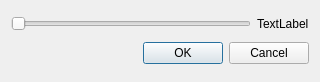
<?xml version="1.0" encoding="UTF-8"?>
<ui version="4.0">
 <class>LTRDialog</class>
 <widget class="QDialog" name="LTRDialog">
  <property name="geometry">
   <rect>
    <x>0</x>
    <y>0</y>
    <width>320</width>
    <height>82</height>
   </rect>
  </property>
  <property name="sizePolicy">
   <sizepolicy hsizetype="Fixed" vsizetype="Fixed">
    <horstretch>0</horstretch>
    <verstretch>0</verstretch>
   </sizepolicy>
  </property>
  <property name="windowTitle">
   <string>Edit Desired Limb Trunk Ratio (LTR)</string>
  </property>
  <layout class="QGridLayout" name="gridLayout_2">
   <item row="0" column="0">
    <layout class="QGridLayout" name="gridLayout">
     <item row="0" column="0">
      <widget class="QSlider" name="hs_ltr">
       <property name="orientation">
        <enum>Qt::Horizontal</enum>
       </property>
      </widget>
     </item>
     <item row="0" column="1">
      <widget class="QLabel" name="lb_ltr">
       <property name="text">
        <string>TextLabel</string>
       </property>
      </widget>
     </item>
    </layout>
   </item>
   <item row="1" column="0">
    <widget class="QDialogButtonBox" name="buttonBox">
     <property name="orientation">
      <enum>Qt::Horizontal</enum>
     </property>
     <property name="standardButtons">
      <set>QDialogButtonBox::Cancel|QDialogButtonBox::Ok</set>
     </property>
    </widget>
   </item>
  </layout>
 </widget>
 <resources/>
 <connections>
  <connection>
   <sender>buttonBox</sender>
   <signal>accepted()</signal>
   <receiver>LTRDialog</receiver>
   <slot>accept()</slot>
   <hints>
    <hint type="sourcelabel">
     <x>248</x>
     <y>254</y>
    </hint>
    <hint type="destinationlabel">
     <x>157</x>
     <y>274</y>
    </hint>
   </hints>
  </connection>
  <connection>
   <sender>buttonBox</sender>
   <signal>rejected()</signal>
   <receiver>LTRDialog</receiver>
   <slot>reject()</slot>
   <hints>
    <hint type="sourcelabel">
     <x>316</x>
     <y>260</y>
    </hint>
    <hint type="destinationlabel">
     <x>286</x>
     <y>274</y>
    </hint>
   </hints>
  </connection>
 </connections>
</ui>
